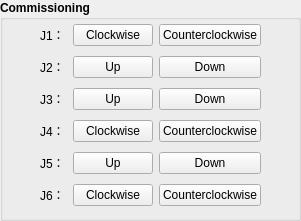
  <widget class="QGroupBox" name="commi_groupBox">
   <property name="geometry">
    <rect>
     <x>550</x>
     <y>10</y>
     <width>301</width>
     <height>221</height>
    </rect>
   </property>
   <property name="font">
    <font>
     <family>Arial</family>
     <weight>75</weight>
     <bold>true</bold>
    </font>
   </property>
   <property name="title">
    <string>Commissioning</string>
   </property>
   <widget class="QWidget" name="gridLayoutWidget_3">
    <property name="geometry">
     <rect>
      <x>40</x>
      <y>20</y>
      <width>221</width>
      <height>191</height>
     </rect>
    </property>
    <property name="font">
     <font>
      <family>Arial</family>
      <weight>50</weight>
      <bold>false</bold>
     </font>
    </property>
    <layout class="QGridLayout" name="gridLayout_3">
     <item row="2" column="0">
      <widget class="QLabel" name="J3_label">
       <property name="font">
        <font>
         <family>Arial</family>
         <weight>50</weight>
         <bold>false</bold>
        </font>
       </property>
       <property name="text">
        <string>J3：</string>
       </property>
      </widget>
     </item>
     <item row="4" column="0">
      <widget class="QLabel" name="J5_label">
       <property name="font">
        <font>
         <family>Arial</family>
         <weight>50</weight>
         <bold>false</bold>
        </font>
       </property>
       <property name="text">
        <string>J5：</string>
       </property>
      </widget>
     </item>
     <item row="3" column="0">
      <widget class="QLabel" name="J4_label">
       <property name="font">
        <font>
         <family>Arial</family>
         <weight>50</weight>
         <bold>false</bold>
        </font>
       </property>
       <property name="text">
        <string>J4：</string>
       </property>
      </widget>
     </item>
     <item row="1" column="0">
      <widget class="QLabel" name="J2_label">
       <property name="font">
        <font>
         <family>Arial</family>
         <weight>50</weight>
         <bold>false</bold>
        </font>
       </property>
       <property name="text">
        <string>J2：</string>
       </property>
      </widget>
     </item>
     <item row="0" column="0">
      <widget class="QLabel" name="J1_label">
       <property name="font">
        <font>
         <family>Arial</family>
         <weight>50</weight>
         <bold>false</bold>
        </font>
       </property>
       <property name="text">
        <string>J1：</string>
       </property>
      </widget>
     </item>
     <item row="0" column="2">
      <widget class="QPushButton" name="j1ccw_pushButton">
       <property name="font">
        <font>
         <family>Arial</family>
         <weight>50</weight>
         <bold>false</bold>
        </font>
       </property>
       <property name="text">
        <string>Counterclockwise</string>
       </property>
      </widget>
     </item>
     <item row="0" column="1">
      <widget class="QPushButton" name="j1cw_pushButton">
       <property name="font">
        <font>
         <family>Arial</family>
         <weight>50</weight>
         <bold>false</bold>
        </font>
       </property>
       <property name="text">
        <string>Clockwise</string>
       </property>
       <property name="checkable">
        <bool>false</bool>
       </property>
       <property name="checked">
        <bool>false</bool>
       </property>
       <property name="autoRepeat">
        <bool>false</bool>
       </property>
       <property name="flat">
        <bool>false</bool>
       </property>
      </widget>
     </item>
     <item row="5" column="0">
      <widget class="QLabel" name="J6_label">
       <property name="font">
        <font>
         <family>Arial</family>
         <weight>50</weight>
         <bold>false</bold>
        </font>
       </property>
       <property name="text">
        <string>J6：</string>
       </property>
      </widget>
     </item>
     <item row="1" column="1">
      <widget class="QPushButton" name="j2up_pushButton">
       <property name="font">
        <font>
         <family>Arial</family>
         <weight>50</weight>
         <bold>false</bold>
        </font>
       </property>
       <property name="text">
        <string>Up</string>
       </property>
      </widget>
     </item>
     <item row="1" column="2">
      <widget class="QPushButton" name="j2down_pushButton">
       <property name="font">
        <font>
         <family>Arial</family>
         <weight>50</weight>
         <bold>false</bold>
        </font>
       </property>
       <property name="text">
        <string>Down</string>
       </property>
      </widget>
     </item>
     <item row="2" column="1">
      <widget class="QPushButton" name="j3up_pushButton">
       <property name="font">
        <font>
         <family>Arial</family>
         <weight>50</weight>
         <bold>false</bold>
        </font>
       </property>
       <property name="text">
        <string>Up</string>
       </property>
      </widget>
     </item>
     <item row="2" column="2">
      <widget class="QPushButton" name="j3down_pushButton">
       <property name="font">
        <font>
         <family>Arial</family>
         <weight>50</weight>
         <bold>false</bold>
        </font>
       </property>
       <property name="text">
        <string>Down</string>
       </property>
      </widget>
     </item>
     <item row="3" column="1">
      <widget class="QPushButton" name="j4cw_pushButton">
       <property name="font">
        <font>
         <family>Arial</family>
         <weight>50</weight>
         <bold>false</bold>
        </font>
       </property>
       <property name="text">
        <string>Clockwise</string>
       </property>
      </widget>
     </item>
     <item row="3" column="2">
      <widget class="QPushButton" name="j4ccw_pushButton">
       <property name="font">
        <font>
         <family>Arial</family>
         <weight>50</weight>
         <bold>false</bold>
        </font>
       </property>
       <property name="text">
        <string>Counterclockwise</string>
       </property>
      </widget>
     </item>
     <item row="4" column="1">
      <widget class="QPushButton" name="j5up_pushButton">
       <property name="font">
        <font>
         <family>Arial</family>
         <weight>50</weight>
         <bold>false</bold>
        </font>
       </property>
       <property name="text">
        <string>Up</string>
       </property>
      </widget>
     </item>
     <item row="4" column="2">
      <widget class="QPushButton" name="j5down_pushButton">
       <property name="font">
        <font>
         <family>Arial</family>
         <weight>50</weight>
         <bold>false</bold>
        </font>
       </property>
       <property name="text">
        <string>Down</string>
       </property>
      </widget>
     </item>
     <item row="5" column="1">
      <widget class="QPushButton" name="j6cw_pushButton">
       <property name="font">
        <font>
         <family>Arial</family>
         <weight>50</weight>
         <bold>false</bold>
        </font>
       </property>
       <property name="text">
        <string>Clockwise</string>
       </property>
      </widget>
     </item>
     <item row="5" column="2">
      <widget class="QPushButton" name="j6ccw_pushButton">
       <property name="font">
        <font>
         <family>Arial</family>
         <weight>50</weight>
         <bold>false</bold>
        </font>
       </property>
       <property name="text">
        <string>Counterclockwise</string>
       </property>
      </widget>
     </item>
    </layout>
   </widget>
  </widget>
